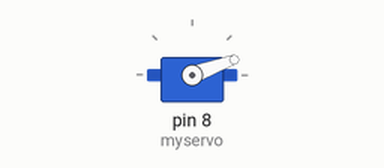
Simulated run of this sketch. Board: Arduino Uno, built with avr-gcc and run on an emulated ATmega328P. Parts: servo.

Above: at 0.05 s.
At 2.15 s:
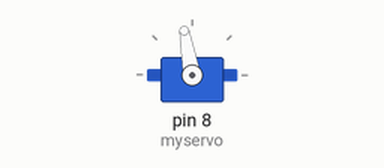
At 4.25 s:
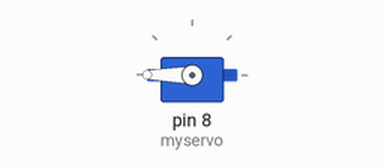
At 8.5 s:
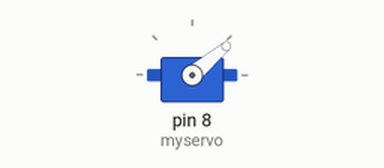
Timing chart, 0 to 11.7 s (numbered marks = the images above):
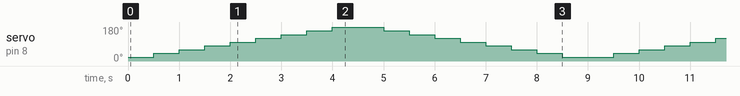

The sketch:

SERVO.ino
```cpp
#include<Servo.h>
Servo myservo;
int value;
int i;
int j;


void setup() {
  myservo.attach(8);


}

void loop() {
  for(i=1;i<10;i++)
  {
    value=i*20;
  myservo.write(value);
  delay(500);
  }

  for(j=9;j>0;j--)
  {
   value=j*20;
  myservo.write(value);
  delay(500);
 }
  }
```

Measured:
- by itself, servo on pin 8 (myservo): repeats every 9.0 s: 60° 0.50 s, 80° 0.50 s, 100° 0.50 s, 120° 0.50 s, 140° 0.50 s, 160° 0.50 s, 180° 1.0 s, 160° 0.50 s, 140° 0.50 s, 120° 0.50 s, 100° 0.50 s, 80° 0.50 s, 60° 0.50 s, 40° 0.50 s, 20° 1.0 s, 40° 0.50 s
